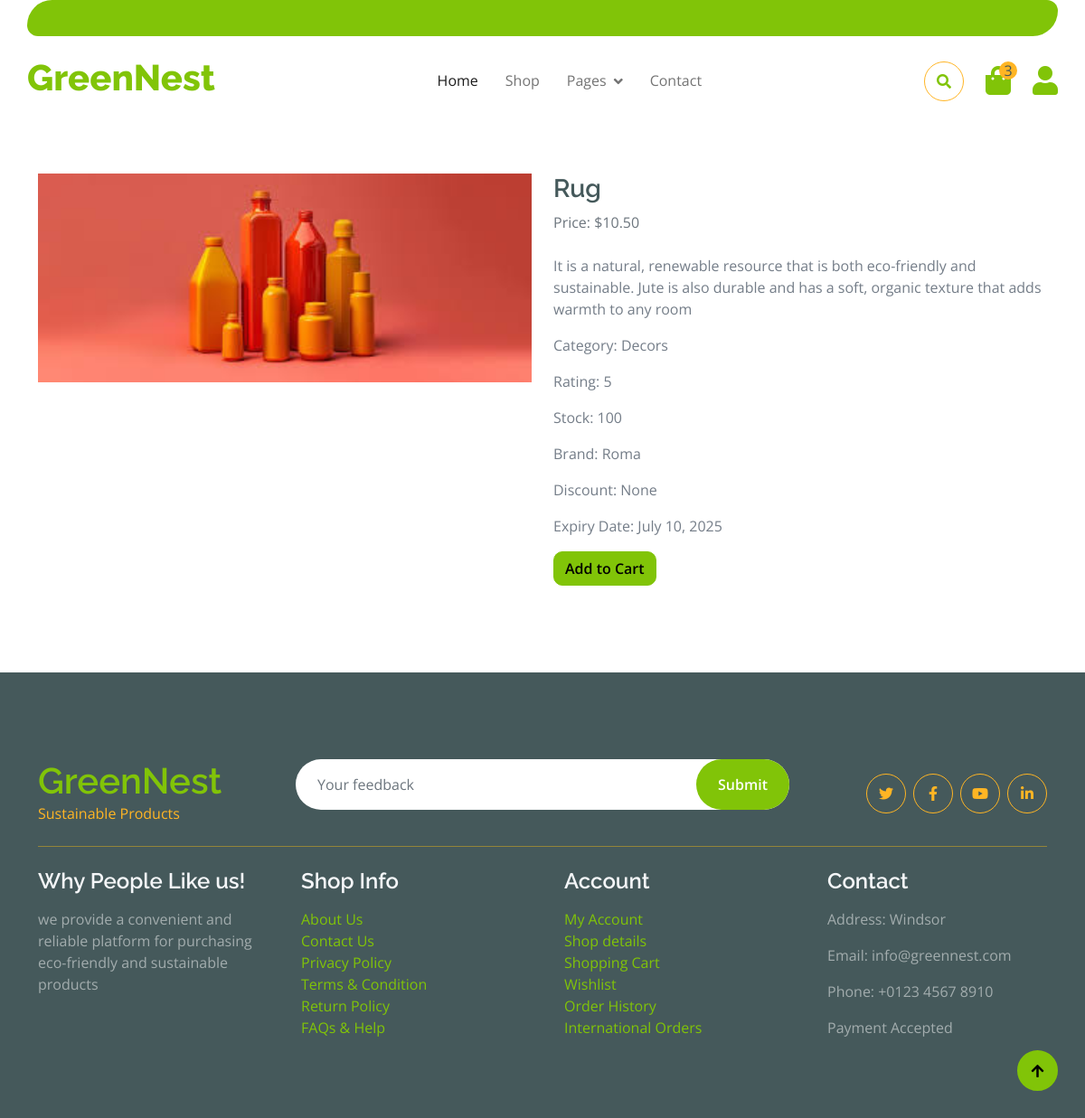
Screenshot of /product/2/ with the database file from the repository.
### landingPage/models.py (models this page shows, shortened)
class Product(models.Model):
    name = models.CharField(max_length=255)
    description = models.TextField(default='')
    price = models.DecimalField(max_digits=10, decimal_places=2)
    category = models.ForeignKey(Category, on_delete=models.CASCADE, related_name='products', default=1)
    stock = models.PositiveIntegerField(default=100)
    image = models.ImageField(upload_to='products/images/')
    brand = models.CharField(max_length=255, default='')
    date_added = models.DateTimeField(default=timezone.now)
    last_updated = models.DateTimeField(auto_now=True)
    discount_price = models.DecimalField(max_digits=10, decimal_places=2, null=True, blank=True)
    expiration_date = models.DateField(default=one_year_from_today)
    rating = models.PositiveIntegerField(validators=[validate_rating], null=True, blank=True)

class Category(models.Model):
    name = models.CharField(max_length=100)

### landingPage/views.py (the view)
# urls.py: path('product/<int:product_id>/', views.product_detail, name='product_detail'),
def product_detail(request, product_id):
    product = get_object_or_404(Product, pk=product_id)
    categories = Category.objects.all()
    return render(request, 'landingPage/product.html', {'product': product, 'categories': categories})

### landingPage/templates/landingPage/product.html (shortened to what this page needs)
{% extends 'landingPage/base.html' %}
{% load static %}
{% block content %}
<div class="container-fluid py-5 mb-5 hero-header">
</div>
<div class="container-fluid py-5">
    <div class="container">
        <div class="row">
            <div class="col-lg-6">
                <img class="img-fluid w-100" src="{{ product.image.url }}" alt="{{ product.name }}">
            </div>
            <div class="col-lg-6">
                <h3>{{ product.name }}</h3>
                <p class="text-muted mb-4">Price: ${{ product.price }}</p>
                <p>{{ product.description }}</p>
                <p>Category: {{ product.category.name }}</p>
                <p>Rating: {{ product.rating }}</p>
                <p>Stock: {{ product.stock }}</p>
                <p>Brand: {{ product.brand }}</p>
                <p>Discount: {{ product.discount_price }}</p>
                <p>Expiry Date: {{ product.expiration_date }}</p>
                <form action="{% url 'landingPage:add_to_cart' product.id %}" method="post">
                    <button type="submit" class="btn btn-primary">Add to Cart</button>
                </form>
            </div>
        </div>
    </div>
</div>
{% endblock %}

### static/css/landingPage.css (style rules this page uses)
.btn { font-weight: 600; transition: .5s; }

### rows the page displays
Product: image (picture), name "Rug", price "10.50", description "It is a natural, renewable resource that is both eco-friendly and sustainable. Jute is also durable and has a soft, organic texture that adds warmth to any room", category.name "Decors", rating "5", stock "100", brand "Roma", discount_price "None", expiration_date "July 10, 2025"
